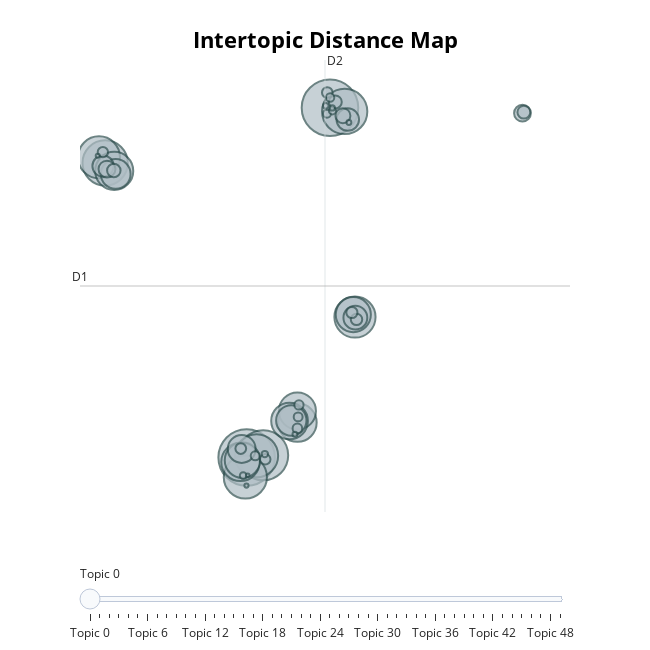

Here is the notebook cell this chart was saved with:
### Code cell
# 6) Build K-Means for BERTopic
kmeans = KMeans(n_clusters=50, random_state=42, n_init='auto')

# 7) Your other components (reuse from your pipeline)
vectorizer_model = CountVectorizer(stop_words="english", min_df=2, ngram_range=(1,2))

# If you already defined representation_model (KeyBERT/POS/MMR/Gemini), reuse it:
# representation_model = {...}

# If you also want UMAP for topic *visualization* and global topic embedding inside BERTopic,
# keep a separate low-d UMAP (e.g., 5) as you had before:
umap_for_topics = UMAP(
    n_neighbors=15, n_components=5, min_dist=0.0, metric='cosine', random_state=42
)

# 8) Fit BERTopic with K-Means
topic_model_kmeans = BERTopic(
    embedding_model=embedding_model,          # we pass precomputed embeddings explicitly
    umap_model=umap_for_topics,    # for topic embedding & plotting inside BERTopic
    hdbscan_model=kmeans,          # <-- the key change
    vectorizer_model=vectorizer_model,
    representation_model=representation_model,  # if you used one before
    calculate_probabilities=False, # k-means doesn't yield calibrated probs
    top_n_words=10,
    verbose=True
)

topics, _ = topic_model_kmeans.fit_transform(full_text_list, embeddings)

# 4) Show names on the plot (version-proof)
info = topic_model_kmeans.get_topic_info()
labels = {int(r.Topic): r.Name for _, r in info[info["Topic"] != -1].iterrows()}
labels[-1] = "Outliers"

try:
    topic_model_kmeans.set_topic_labels(labels)        # newer versions
    fig = topic_model_kmeans.visualize_topics(custom_labels=True)
except AttributeError:
    fig = topic_model_kmeans.visualize_topics(custom_labels=labels)  # older versions

fig

### Figure 1 — Plotly figure (JSON) as saved in the notebook; plotly's stock layout.template omitted (floating-point values rounded to 4 significant figures; data arrays with more than 128 entries replaced by an {"elided": "..."} marker saying what was removed)
{"data": [{"customdata": {"elided": "50x3 mixed values"}, "hovertemplate": "<b>Topic %{customdata[0]}</b><br>%{customdata[1]}<br>Size: %{customdata[2]}", "legendgroup": "", "marker": {"color": "#B0BEC5", "line": {"color": "DarkSlateGrey", "width": 2}, "size": [3596, 3588, 2809, 2304, 2301, 2096, 2096, 1979, 1904, 1667, 1653, 1627, 1547, 1512, 1407, 1386, 1035, 994, 874, 639, 569, 511, 322, 316, 253, 204, 187, 186, 147, 140, 130, 127, 124, 120, 103, 97, 91, 89, 78, 72, 59, 51, 47, 36, 33, 28, 27, 20, 19, 15], "sizemode": "area", "sizeref": 2.248, "symbol": "circle"}, "mode": "markers", "name": "", "orientation": "v", "showlegend": false, "type": "scatter", "x": [7.791, 2.081, 3.215, 8.8, -7.618, 2.76, 1.992, -8.038, 9.505, 5.559, 1.657, -6.994, 5.56, 5.022, 1.793, 9.391, 5.141, -6.893, 1.741, 9.532, 9.013, -7.76, -7.492, 20.99, 8.679, -7.023, 8.159, 21.08, 9.612, 9.295, 1.678, 7.606, 3.355, -7.775, 5.559, 5.665, 2.669, 5.611, 7.802, 7.586, 7.96, 1.844, 3.326, 7.504, 7.947, 5.393, 9.091, 2.068, -8.122, 2.154], "xaxis": "x", "y": [9.342, -6.886, -6.782, 9.169, 6.778, -6.805, -7.79, 7.04, -0.3691, -5.266, -7.09, 6.411, -4.726, -5.193, -7.009, -0.2557, -5.168, 6.267, -6.488, -0.3972, 8.791, 6.635, 6.494, 9.088, 8.972, 6.432, 9.61, 9.136, -0.4775, -0.1582, -6.469, 10.05, -6.971, 7.281, -5.535, -4.446, -6.806, -5.001, 9.815, 9.062, 9.2, -7.727, -6.728, 9.428, 9.334, -5.803, 8.656, -8.186, 7.111, -7.708], "yaxis": "y"}], "layout": {"annotations": [{"showarrow": false, "text": "D1", "x": -9.341, "y": 1.071, "yshift": 10}, {"showarrow": false, "text": "D2", "x": 7.451, "xshift": 10, "y": 11.56}], "height": 650, "hoverlabel": {"bgcolor": "white", "font": {"family": "Rockwell", "size": 16}}, "legend": {"itemsizing": "constant", "tracegroupgap": 0}, "margin": {"t": 60}, "shapes": [{"line": {"color": "#CFD8DC", "width": 2}, "type": "line", "x0": 7.451, "x1": 7.451, "y0": -9.413, "y1": 11.56}, {"line": {"color": "#9E9E9E", "width": 2}, "type": "line", "x0": -9.341, "x1": 24.24, "y0": 1.071, "y1": 1.071}], "sliders": [{"active": 0, "pad": {"t": 50}, "steps": [{"args": [{"marker.color": [["red", "#B0BEC5", "#B0BEC5", "#B0BEC5", "#B0BEC5", "#B0BEC5", "#B0BEC5", "#B0BEC5", "#B0BEC5", "#B0BEC5", "#B0BEC5", "#B0BEC5", "#B0BEC5", "#B0BEC5", "#B0BEC5", "#B0BEC5", "#B0BEC5", "#B0BEC5", "#B0BEC5", "#B0BEC5", "#B0BEC5", "#B0BEC5", "#B0BEC5", "#B0BEC5", "#B0BEC5", "#B0BEC5", "#B0BEC5", "#B0BEC5", "#B0BEC5", "#B0BEC5", "#B0BEC5", "#B0BEC5", "#B0BEC5", "#B0BEC5", "#B0BEC5", "#B0BEC5", "#B0BEC5", "#B0BEC5", "#B0BEC5", "#B0BEC5", "#B0BEC5", "#B0BEC5", "#B0BEC5", "#B0BEC5", "#B0BEC5", "#B0BEC5", "#B0BEC5", "#B0BEC5", "#B0BEC5", "#B0BEC5"]]}], "label": "Topic 0", "method": "update"}, {"args": [{"marker.color": [["#B0BEC5", "red", "#B0BEC5", "#B0BEC5", "#B0BEC5", "#B0BEC5", "#B0BEC5", "#B0BEC5", "#B0BEC5", "#B0BEC5", "#B0BEC5", "#B0BEC5", "#B0BEC5", "#B0BEC5", "#B0BEC5", "#B0BEC5", "#B0BEC5", "#B0BEC5", "#B0BEC5", "#B0BEC5", "#B0BEC5", "#B0BEC5", "#B0BEC5", "#B0BEC5", "#B0BEC5", "#B0BEC5", "#B0BEC5", "#B0BEC5", "#B0BEC5", "#B0BEC5", "#B0BEC5", "#B0BEC5", "#B0BEC5", "#B0BEC5", "#B0BEC5", "#B0BEC5", "#B0BEC5", "#B0BEC5", "#B0BEC5", "#B0BEC5", "#B0BEC5", "#B0BEC5", "#B0BEC5", "#B0BEC5", "#B0BEC5", "#B0BEC5", "#B0BEC5", "#B0BEC5", "#B0BEC5", "#B0BEC5"]]}], "label": "Topic 1", "method": "update"}, {"args": [{"marker.color": [["#B0BEC5", "#B0BEC5", "red", "#B0BEC5", "#B0BEC5", "#B0BEC5", "#B0BEC5", "#B0BEC5", "#B0BEC5", "#B0BEC5", "#B0BEC5", "#B0BEC5", "#B0BEC5", "#B0BEC5", "#B0BEC5", "#B0BEC5", "#B0BEC5", "#B0BEC5", "#B0BEC5", "#B0BEC5", "#B0BEC5", "#B0BEC5", "#B0BEC5", "#B0BEC5", "#B0BEC5", "#B0BEC5", "#B0BEC5", "#B0BEC5", "#B0BEC5", "#B0BEC5", "#B0BEC5", "#B0BEC5", "#B0BEC5", "#B0BEC5", "#B0BEC5", "#B0BEC5", "#B0BEC5", "#B0BEC5", "#B0BEC5", "#B0BEC5", "#B0BEC5", "#B0BEC5", "#B0BEC5", "#B0BEC5", "#B0BEC5", "#B0BEC5", "#B0BEC5", "#B0BEC5", "#B0BEC5", "#B0BEC5"]]}], "label": "Topic 2", "method": "update"}, {"args": [{"marker.color": [["#B0BEC5", "#B0BEC5", "#B0BEC5", "red", "#B0BEC5", "#B0BEC5", "#B0BEC5", "#B0BEC5", "#B0BEC5", "#B0BEC5", "#B0BEC5", "#B0BEC5", "#B0BEC5", "#B0BEC5", "#B0BEC5", "#B0BEC5", "#B0BEC5", "#B0BEC5", "#B0BEC5", "#B0BEC5", "#B0BEC5", "#B0BEC5", "#B0BEC5", "#B0BEC5", "#B0BEC5", "#B0BEC5", "#B0BEC5", "#B0BEC5", "#B0BEC5", "#B0BEC5", "#B0BEC5", "#B0BEC5", "#B0BEC5", "#B0BEC5", "#B0BEC5", "#B0BEC5", "#B0BEC5", "#B0BEC5", "#B0BEC5", "#B0BEC5", "#B0BEC5", "#B0BEC5", "#B0BEC5", "#B0BEC5", "#B0BEC5", "#B0BEC5", "#B0BEC5", "#B0BEC5", "#B0BEC5", "#B0BEC5"]]}], "label": "Topic 3", "method": "update"}, {"args": [{"marker.color": [["#B0BEC5", "#B0BEC5", "#B0BEC5", "#B0BEC5", "red", "#B0BEC5", "#B0BEC5", "#B0BEC5", "#B0BEC5", "#B0BEC5", "#B0BEC5", "#B0BEC5", "#B0BEC5", "#B0BEC5", "#B0BEC5", "#B0BEC5", "#B0BEC5", "#B0BEC5", "#B0BEC5", "#B0BEC5", "#B0BEC5", "#B0BEC5", "#B0BEC5", "#B0BEC5", "#B0BEC5", "#B0BEC5", "#B0BEC5", "#B0BEC5", "#B0BEC5", "#B0BEC5", "#B0BEC5", "#B0BEC5", "#B0BEC5", "#B0BEC5", "#B0BEC5", "#B0BEC5", "#B0BEC5", "#B0BEC5", "#B0BEC5", "#B0BEC5", "#B0BEC5", "#B0BEC5", "#B0BEC5", "#B0BEC5", "#B0BEC5", "#B0BEC5", "#B0BEC5", "#B0BEC5", "#B0BEC5", "#B0BEC5"]]}], "label": "Topic 4", "method": "update"}, {"args": [{"marker.color": [["#B0BEC5", "#B0BEC5", "#B0BEC5", "#B0BEC5", "#B0BEC5", "red", "#B0BEC5", "#B0BEC5", "#B0BEC5", "#B0BEC5", "#B0BEC5", "#B0BEC5", "#B0BEC5", "#B0BEC5", "#B0BEC5", "#B0BEC5", "#B0BEC5", "#B0BEC5", "#B0BEC5", "#B0BEC5", "#B0BEC5", "#B0BEC5", "#B0BEC5", "#B0BEC5", "#B0BEC5", "#B0BEC5", "#B0BEC5", "#B0BEC5", "#B0BEC5", "#B0BEC5", "#B0BEC5", "#B0BEC5", "#B0BEC5", "#B0BEC5", "#B0BEC5", "#B0BEC5", "#B0BEC5", "#B0BEC5", "#B0BEC5", "#B0BEC5", "#B0BEC5", "#B0BEC5", "#B0BEC5", "#B0BEC5", "#B0BEC5", "#B0BEC5", "#B0BEC5", "#B0BEC5", "#B0BEC5", "#B0BEC5"]]}], "label": "Topic 5", "method": "update"}, {"args": [{"marker.color": [["#B0BEC5", "#B0BEC5", "#B0BEC5", "#B0BEC5", "#B0BEC5", "#B0BEC5", "red", "#B0BEC5", "#B0BEC5", "#B0BEC5", "#B0BEC5", "#B0BEC5", "#B0BEC5", "#B0BEC5", "#B0BEC5", "#B0BEC5", "#B0BEC5", "#B0BEC5", "#B0BEC5", "#B0BEC5", "#B0BEC5", "#B0BEC5", "#B0BEC5", "#B0BEC5", "#B0BEC5", "#B0BEC5", "#B0BEC5", "#B0BEC5", "#B0BEC5", "#B0BEC5", "#B0BEC5", "#B0BEC5", "#B0BEC5", "#B0BEC5", "#B0BEC5", "#B0BEC5", "#B0BEC5", "#B0BEC5", "#B0BEC5", "#B0BEC5", "#B0BEC5", "#B0BEC5", "#B0BEC5", "#B0BEC5", "#B0BEC5", "#B0BEC5", "#B0BEC5", "#B0BEC5", "#B0BEC5", "#B0BEC5"]]}], "label": "Topic 6", "method": "update"}, {"args": [{"marker.color": [["#B0BEC5", "#B0BEC5", "#B0BEC5", "#B0BEC5", "#B0BEC5", "#B0BEC5", "#B0BEC5", "red", "#B0BEC5", "#B0BEC5", "#B0BEC5", "#B0BEC5", "#B0BEC5", "#B0BEC5", "#B0BEC5", "#B0BEC5", "#B0BEC5", "#B0BEC5", "#B0BEC5", "#B0BEC5", "#B0BEC5", "#B0BEC5", "#B0BEC5", "#B0BEC5", "#B0BEC5", "#B0BEC5", "#B0BEC5", "#B0BEC5", "#B0BEC5", "#B0BEC5", "#B0BEC5", "#B0BEC5", "#B0BEC5", "#B0BEC5", "#B0BEC5", "#B0BEC5", "#B0BEC5", "#B0BEC5", "#B0BEC5", "#B0BEC5", "#B0BEC5", "#B0BEC5", "#B0BEC5", "#B0BEC5", "#B0BEC5", "#B0BEC5", "#B0BEC5", "#B0BEC5", "#B0BEC5", "#B0BEC5"]]}], "label": "Topic 7", "method": "update"}, {"args": [{"marker.color": [["#B0BEC5", "#B0BEC5", "#B0BEC5", "#B0BEC5", "#B0BEC5", "#B0BEC5", "#B0BEC5", "#B0BEC5", "red", "#B0BEC5", "#B0BEC5", "#B0BEC5", "#B0BEC5", "#B0BEC5", "#B0BEC5", "#B0BEC5", "#B0BEC5", "#B0BEC5", "#B0BEC5", "#B0BEC5", "#B0BEC5", "#B0BEC5", "#B0BEC5", "#B0BEC5", "#B0BEC5", "#B0BEC5", "#B0BEC5", "#B0BEC5", "#B0BEC5", "#B0BEC5", "#B0BEC5", "#B0BEC5", "#B0BEC5", "#B0BEC5", "#B0BEC5", "#B0BEC5", "#B0BEC5", "#B0BEC5", "#B0BEC5", "#B0BEC5", "#B0BEC5", "#B0BEC5", "#B0BEC5", "#B0BEC5", "#B0BEC5", "#B0BEC5", "#B0BEC5", "#B0BEC5", "#B0BEC5", "#B0BEC5"]]}], "label": "Topic 8", "method": "update"}, {"args": [{"marker.color": [["#B0BEC5", "#B0BEC5", "#B0BEC5", "#B0BEC5", "#B0BEC5", "#B0BEC5", "#B0BEC5", "#B0BEC5", "#B0BEC5", "red", "#B0BEC5", "#B0BEC5", "#B0BEC5", "#B0BEC5", "#B0BEC5", "#B0BEC5", "#B0BEC5", "#B0BEC5", "#B0BEC5", "#B0BEC5", "#B0BEC5", "#B0BEC5", "#B0BEC5", "#B0BEC5", "#B0BEC5", "#B0BEC5", "#B0BEC5", "#B0BEC5", "#B0BEC5", "#B0BEC5", "#B0BEC5", "#B0BEC5", "#B0BEC5", "#B0BEC5", "#B0BEC5", "#B0BEC5", "#B0BEC5", "#B0BEC5", "#B0BEC5", "#B0BEC5", "#B0BEC5", "#B0BEC5", "#B0BEC5", "#B0BEC5", "#B0BEC5", "#B0BEC5", "#B0BEC5", "#B0BEC5", "#B0BEC5", "#B0BEC5"]]}], "label": "Topic 9", "method": "update"}, {"args": [{"marker.color": [["#B0BEC5", "#B0BEC5", "#B0BEC5", "#B0BEC5", "#B0BEC5", "#B0BEC5", "#B0BEC5", "#B0BEC5", "#B0BEC5", "#B0BEC5", "red", "#B0BEC5", "#B0BEC5", "#B0BEC5", "#B0BEC5", "#B0BEC5", "#B0BEC5", "#B0BEC5", "#B0BEC5", "#B0BEC5", "#B0BEC5", "#B0BEC5", "#B0BEC5", "#B0BEC5", "#B0BEC5", "#B0BEC5", "#B0BEC5", "#B0BEC5", "#B0BEC5", "#B0BEC5", "#B0BEC5", "#B0BEC5", "#B0BEC5", "#B0BEC5", "#B0BEC5", "#B0BEC5", "#B0BEC5", "#B0BEC5", "#B0BEC5", "#B0BEC5", "#B0BEC5", "#B0BEC5", "#B0BEC5", "#B0BEC5", "#B0BEC5", "#B0BEC5", "#B0BEC5", "#B0BEC5", "#B0BEC5", "#B0BEC5"]]}], "label": "Topic 10", "method": "update"}, {"args": [{"marker.color": [["#B0BEC5", "#B0BEC5", "#B0BEC5", "#B0BEC5", "#B0BEC5", "#B0BEC5", "#B0BEC5", "#B0BEC5", "#B0BEC5", "#B0BEC5", "#B0BEC5", "red", "#B0BEC5", "#B0BEC5", "#B0BEC5", "#B0BEC5", "#B0BEC5", "#B0BEC5", "#B0BEC5", "#B0BEC5", "#B0BEC5", "#B0BEC5", "#B0BEC5", "#B0BEC5", "#B0BEC5", "#B0BEC5", "#B0BEC5", "#B0BEC5", "#B0BEC5", "#B0BEC5", "#B0BEC5", "#B0BEC5", "#B0BEC5", "#B0BEC5", "#B0BEC5", "#B0BEC5", "#B0BEC5", "#B0BEC5", "#B0BEC5", "#B0BEC5", "#B0BEC5", "#B0BEC5", "#B0BEC5", "#B0BEC5", "#B0BEC5", "#B0BEC5", "#B0BEC5", "#B0BEC5", "#B0BEC5", "#B0BEC5"]]}], "label": "Topic 11", "method": "update"}, {"args": [{"marker.color": [["#B0BEC5", "#B0BEC5", "#B0BEC5", "#B0BEC5", "#B0BEC5", "#B0BEC5", "#B0BEC5", "#B0BEC5", "#B0BEC5", "#B0BEC5", "#B0BEC5", "#B0BEC5", "red", "#B0BEC5", "#B0BEC5", "#B0BEC5", "#B0BEC5", "#B0BEC5", "#B0BEC5", "#B0BEC5", "#B0BEC5", "#B0BEC5", "#B0BEC5", "#B0BEC5", "#B0BEC5", "#B0BEC5", "#B0BEC5", "#B0BEC5", "#B0BEC5", "#B0BEC5", "#B0BEC5", "#B0BEC5", "#B0BEC5", "#B0BEC5", "#B0BEC5", "#B0BEC5", "#B0BEC5", "#B0BEC5", "#B0BEC5", "#B0BEC5", "#B0BEC5", "#B0BEC5", "#B0BEC5", "#B0BEC5", "#B0BEC5", "#B0BEC5", "#B0BEC5", "#B0BEC5", "#B0BEC5", "#B0BEC5"]]}], "label": "Topic 12", "method": "update"}, {"args": [{"marker.color": [["#B0BEC5", "#B0BEC5", "#B0BEC5", "#B0BEC5", "#B0BEC5", "#B0BEC5", "#B0BEC5", "#B0BEC5", "#B0BEC5", "#B0BEC5", "#B0BEC5", "#B0BEC5", "#B0BEC5", "red", "#B0BEC5", "#B0BEC5", "#B0BEC5", "#B0BEC5", "#B0BEC5", "#B0BEC5", "#B0BEC5", "#B0BEC5", "#B0BEC5", "#B0BEC5", "#B0BEC5", "#B0BEC5", "#B0BEC5", "#B0BEC5", "#B0BEC5", "#B0BEC5", "#B0BEC5", "#B0BEC5", "#B0BEC5", "#B0BEC5", "#B0BEC5", "#B0BEC5", "#B0BEC5", "#B0BEC5", "#B0BEC5", "#B0BEC5", "#B0BEC5", "#B0BEC5", "#B0BEC5", "#B0BEC5", "#B0BEC5", "#B0BEC5", "#B0BEC5", "#B0BEC5", "#B0BEC5", "#B0BEC5"]]}], "label": "Topic 13", "method": "update"}, {"args": [{"marker.color": [["#B0BEC5", "#B0BEC5", "#B0BEC5", "#B0BEC5", "#B0BEC5", "#B0BEC5", "#B0BEC5", "#B0BEC5", "#B0BEC5", "#B0BEC5", "#B0BEC5", "#B0BEC5", "#B0BEC5", "#B0BEC5", "red", "#B0BEC5", "#B0BEC5", "#B0BEC5", "#B0BEC5", "#B0BEC5", "#B0BEC5", "#B0BEC5", "#B0BEC5", "#B0BEC5", "#B0BEC5", "#B0BEC5", "#B0BEC5", "#B0BEC5", "#B0BEC5", "#B0BEC5", "#B0BEC5", "#B0BEC5", "#B0BEC5", "#B0BEC5", "#B0BEC5", "#B0BEC5", "#B0BEC5", "#B0BEC5", "#B0BEC5", "#B0BEC5", "#B0BEC5", "#B0BEC5", "#B0BEC5", "#B0BEC5", "#B0BEC5", "#B0BEC5", "#B0BEC5", "#B0BEC5", "#B0BEC5", "#B0BEC5"]]}], "label": "Topic 14", "method": "update"}, {"args": [{"marker.color": [["#B0BEC5", "#B0BEC5", "#B0BEC5", "#B0BEC5", "#B0BEC5", "#B0BEC5", "#B0BEC5", "#B0BEC5", "#B0BEC5", "#B0BEC5", "#B0BEC5", "#B0BEC5", "#B0BEC5", "#B0BEC5", "#B0BEC5", "red", "#B0BEC5", "#B0BEC5", "#B0BEC5", "#B0BEC5", "#B0BEC5", "#B0BEC5", "#B0BEC5", "#B0BEC5", "#B0BEC5", "#B0BEC5", "#B0BEC5", "#B0BEC5", "#B0BEC5", "#B0BEC5", "#B0BEC5", "#B0BEC5", "#B0BEC5", "#B0BEC5", "#B0BEC5", "#B0BEC5", "#B0BEC5", "#B0BEC5", "#B0BEC5", "#B0BEC5", "#B0BEC5", "#B0BEC5", "#B0BEC5", "#B0BEC5", "#B0BEC5", "#B0BEC5", "#B0BEC5", "#B0BEC5", "#B0BEC5", "#B0BEC5"]]}], "label": "Topic 15", "method": "update"}, {"args": [{"marker.color": [["#B0BEC5", "#B0BEC5", "#B0BEC5", "#B0BEC5", "#B0BEC5", "#B0BEC5", "#B0BEC5", "#B0BEC5", "#B0BEC5", "#B0BEC5", "#B0BEC5", "#B0BEC5", "#B0BEC5", "#B0BEC5", "#B0BEC5", "#B0BEC5", "red", "#B0BEC5", "#B0BEC5", "#B0BEC5", "#B0BEC5", "#B0BEC5", "#B0BEC5", "#B0BEC5", "#B0BEC5", "#B0BEC5", "#B0BEC5", "#B0BEC5", "#B0BEC5", "#B0BEC5", "#B0BEC5", "#B0BEC5", "#B0BEC5", "#B0BEC5", "#B0BEC5", "#B0BEC5", "#B0BEC5", "#B0BEC5", "#B0BEC5", "#B0BEC5", "#B0BEC5", "#B0BEC5", "#B0BEC5", "#B0BEC5", "#B0BEC5", "#B0BEC5", "#B0BEC5", "#B0BEC5", "#B0BEC5", "#B0BEC5"]]}], "label": "Topic 16", "method": "update"}, {"args": [{"marker.color": [["#B0BEC5", "#B0BEC5", "#B0BEC5", "#B0BEC5", "#B0BEC5", "#B0BEC5", "#B0BEC5", "#B0BEC5", "#B0BEC5", "#B0BEC5", "#B0BEC5", "#B0BEC5", "#B0BEC5", "#B0BEC5", "#B0BEC5", "#B0BEC5", "#B0BEC5", "red", "#B0BEC5", "#B0BEC5", "#B0BEC5", "#B0BEC5", "#B0BEC5", "#B0BEC5", "#B0BEC5", "#B0BEC5", "#B0BEC5", "#B0BEC5", "#B0BEC5", "#B0BEC5", "#B0BEC5", "#B0BEC5", "#B0BEC5", "#B0BEC5", "#B0BEC5", "#B0BEC5", "#B0BEC5", "#B0BEC5", "#B0BEC5", "#B0BEC5", "#B0BEC5", "#B0BEC5", "#B0BEC5", "#B0BEC5", "#B0BEC5", "#B0BEC5", "#B0BEC5", "#B0BEC5", "#B0BEC5", "#B0BEC5"]]}], "label": "Topic 17", "method": "update"}, {"args": [{"marker.color": [["#B0BEC5", "#B0BEC5", "#B0BEC5", "#B0BEC5", "#B0BEC5", "#B0BEC5", "#B0BEC5", "#B0BEC5", "#B0BEC5", "#B0BEC5", "#B0BEC5", "#B0BEC5", "#B0BEC5", "#B0BEC5", "#B0BEC5", "#B0BEC5", "#B0BEC5", "#B0BEC5", "red", "#B0BEC5", "#B0BEC5", "#B0BEC5", "#B0BEC5", "#B0BEC5", "#B0BEC5", "#B0BEC5", "#B0BEC5", "#B0BEC5", "#B0BEC5", "#B0BEC5", "#B0BEC5", "#B0BEC5", "#B0BEC5", "#B0BEC5", "#B0BEC5", "#B0BEC5", "#B0BEC5", "#B0BEC5", "#B0BEC5", "#B0BEC5", "#B0BEC5", "#B0BEC5", "#B0BEC5", "#B0BEC5", "#B0BEC5", "#B0BEC5", "#B0BEC5", "#B0BEC5", "#B0BEC5", "#B0BEC5"]]}], "label": "Topic 18", "method": "update"}, {"args": [{"marker.color": [["#B0BEC5", "#B0BEC5", "#B0BEC5", "#B0BEC5", "#B0BEC5", "#B0BEC5", "#B0BEC5", "#B0BEC5", "#B0BEC5", "#B0BEC5", "#B0BEC5", "#B0BEC5", "#B0BEC5", "#B0BEC5", "#B0BEC5", "#B0BEC5", "#B0BEC5", "#B0BEC5", "#B0BEC5", "red", "#B0BEC5", "#B0BEC5", "#B0BEC5", "#B0BEC5", "#B0BEC5", "#B0BEC5", "#B0BEC5", "#B0BEC5", "#B0BEC5", "#B0BEC5", "#B0BEC5", "#B0BEC5", "#B0BEC5", "#B0BEC5", "#B0BEC5", "#B0BEC5", "#B0BEC5", "#B0BEC5", "#B0BEC5", "#B0BEC5", "#B0BEC5", "#B0BEC5", "#B0BEC5", "#B0BEC5", "#B0BEC5", "#B0BEC5", "#B0BEC5", "#B0BEC5", "#B0BEC5", "#B0BEC5"]]}], "label": "Topic 19", "method": "update"}, {"args": [{"marker.color": [["#B0BEC5", "#B0BEC5", "#B0BEC5", "#B0BEC5", "#B0BEC5", "#B0BEC5", "#B0BEC5", "#B0BEC5", "#B0BEC5", "#B0BEC5", "#B0BEC5", "#B0BEC5", "#B0BEC5", "#B0BEC5", "#B0BEC5", "#B0BEC5", "#B0BEC5", "#B0BEC5", "#B0BEC5", "#B0BEC5", "red", "#B0BEC5", "#B0BEC5", "#B0BEC5", "#B0BEC5", "#B0BEC5", "#B0BEC5", "#B0BEC5", "#B0BEC5", "#B0BEC5", "#B0BEC5", "#B0BEC5", "#B0BEC5", "#B0BEC5", "#B0BEC5", "#B0BEC5", "#B0BEC5", "#B0BEC5", "#B0BEC5", "#B0BEC5", "#B0BEC5", "#B0BEC5", "#B0BEC5", "#B0BEC5", "#B0BEC5", "#B0BEC5", "#B0BEC5", "#B0BEC5", "#B0BEC5", "#B0BEC5"]]}], "label": "Topic 20", "method": "update"}, {"args": [{"marker.color": [["#B0BEC5", "#B0BEC5", "#B0BEC5", "#B0BEC5", "#B0BEC5", "#B0BEC5", "#B0BEC5", "#B0BEC5", "#B0BEC5", "#B0BEC5", "#B0BEC5", "#B0BEC5", "#B0BEC5", "#B0BEC5", "#B0BEC5", "#B0BEC5", "#B0BEC5", "#B0BEC5", "#B0BEC5", "#B0BEC5", "#B0BEC5", "red", "#B0BEC5", "#B0BEC5", "#B0BEC5", "#B0BEC5", "#B0BEC5", "#B0BEC5", "#B0BEC5", "#B0BEC5", "#B0BEC5", "#B0BEC5", "#B0BEC5", "#B0BEC5", "#B0BEC5", "#B0BEC5", "#B0BEC5", "#B0BEC5", "#B0BEC5", "#B0BEC5", "#B0BEC5", "#B0BEC5", "#B0BEC5", "#B0BEC5", "#B0BEC5", "#B0BEC5", "#B0BEC5", "#B0BEC5", "#B0BEC5", "#B0BEC5"]]}], "label": "Topic 21", "method": "update"}, {"args": [{"marker.color": [["#B0BEC5", "#B0BEC5", "#B0BEC5", "#B0BEC5", "#B0BEC5", "#B0BEC5", "#B0BEC5", "#B0BEC5", "#B0BEC5", "#B0BEC5", "#B0BEC5", "#B0BEC5", "#B0BEC5", "#B0BEC5", "#B0BEC5", "#B0BEC5", "#B0BEC5", "#B0BEC5", "#B0BEC5", "#B0BEC5", "#B0BEC5", "#B0BEC5", "red", "#B0BEC5", "#B0BEC5", "#B0BEC5", "#B0BEC5", "#B0BEC5", "#B0BEC5", "#B0BEC5", "#B0BEC5", "#B0BEC5", "#B0BEC5", "#B0BEC5", "#B0BEC5", "#B0BEC5", "#B0BEC5", "#B0BEC5", "#B0BEC5", "#B0BEC5", "#B0BEC5", "#B0BEC5", "#B0BEC5", "#B0BEC5", "#B0BEC5", "#B0BEC5", "#B0BEC5", "#B0BEC5", "#B0BEC5", "#B0BEC5"]]}], "label": "Topic 22", "method": "update"}, {"args": [{"marker.color": [["#B0BEC5", "#B0BEC5", "#B0BEC5", "#B0BEC5", "#B0BEC5", "#B0BEC5", "#B0BEC5", "#B0BEC5", "#B0BEC5", "#B0BEC5", "#B0BEC5", "#B0BEC5", "#B0BEC5", "#B0BEC5", "#B0BEC5", "#B0BEC5", "#B0BEC5", "#B0BEC5", "#B0BEC5", "#B0BEC5", "#B0BEC5", "#B0BEC5", "#B0BEC5", "red", "#B0BEC5", "#B0BEC5", "#B0BEC5", "#B0BEC5", "#B0BEC5", "#B0BEC5", "#B0BEC5", "#B0BEC5", "#B0BEC5", "#B0BEC5", "#B0BEC5", "#B0BEC5", "#B0BEC5", "#B0BEC5", "#B0BEC5", "#B0BEC5", "#B0BEC5", "#B0BEC5", "#B0BEC5", "#B0BEC5", "#B0BEC5", "#B0BEC5", "#B0BEC5", "#B0BEC5", "#B0BEC5", "#B0BEC5"]]}], "label": "Topic 23", "method": "update"}, {"args": [{"marker.color": [["#B0BEC5", "#B0BEC5", "#B0BEC5", "#B0BEC5", "#B0BEC5", "#B0BEC5", "#B0BEC5", "#B0BEC5", "#B0BEC5", "#B0BEC5", "#B0BEC5", "#B0BEC5", "#B0BEC5", "#B0BEC5", "#B0BEC5", "#B0BEC5", "#B0BEC5", "#B0BEC5", "#B0BEC5", "#B0BEC5", "#B0BEC5", "#B0BEC5", "#B0BEC5", "#B0BEC5", "red", "#B0BEC5", "#B0BEC5", "#B0BEC5", "#B0BEC5", "#B0BEC5", "#B0BEC5", "#B0BEC5", "#B0BEC5", "#B0BEC5", "#B0BEC5", "#B0BEC5", "#B0BEC5", "#B0BEC5", "#B0BEC5", "#B0BEC5", "#B0BEC5", "#B0BEC5", "#B0BEC5", "#B0BEC5", "#B0BEC5", "#B0BEC5", "#B0BEC5", "#B0BEC5", "#B0BEC5", "#B0BEC5"]]}], "label": "Topic 24", "method": "update"}, {"args": [{"marker.color": [["#B0BEC5", "#B0BEC5", "#B0BEC5", "#B0BEC5", "#B0BEC5", "#B0BEC5", "#B0BEC5", "#B0BEC5", "#B0BEC5", "#B0BEC5", "#B0BEC5", "#B0BEC5", "#B0BEC5", "#B0BEC5", "#B0BEC5", "#B0BEC5", "#B0BEC5", "#B0BEC5", "#B0BEC5", "#B0BEC5", "#B0BEC5", "#B0BEC5", "#B0BEC5", "#B0BEC5", "#B0BEC5", "red", "#B0BEC5", "#B0BEC5", "#B0BEC5", "#B0BEC5", "#B0BEC5", "#B0BEC5", "#B0BEC5", "#B0BEC5", "#B0BEC5", "#B0BEC5", "#B0BEC5", "#B0BEC5", "#B0BEC5", "#B0BEC5", "#B0BEC5", "#B0BEC5", "#B0BEC5", "#B0BEC5", "#B0BEC5", "#B0BEC5", "#B0BEC5", "#B0BEC5", "#B0BEC5", "#B0BEC5"]]}], "label": "Topic 25", "method": "update"}, {"args": [{"marker.color": [["#B0BEC5", "#B0BEC5", "#B0BEC5", "#B0BEC5", "#B0BEC5", "#B0BEC5", "#B0BEC5", "#B0BEC5", "#B0BEC5", "#B0BEC5", "#B0BEC5", "#B0BEC5", "#B0BEC5", "#B0BEC5", "#B0BEC5", "#B0BEC5", "#B0BEC5", "#B0BEC5", "#B0BEC5", "#B0BEC5", "#B0BEC5", "#B0BEC5", "#B0BEC5", "#B0BEC5", "#B0BEC5", "#B0BEC5", "red", "#B0BEC5", "#B0BEC5", "#B0BEC5", "#B0BEC5", "#B0BEC5", "#B0BEC5", "#B0BEC5", "#B0BEC5", "#B0BEC5", "#B0BEC5", "#B0BEC5", "#B0BEC5", "#B0BEC5", "#B0BEC5", "#B0BEC5", "#B0BEC5", "#B0BEC5", "#B0BEC5", "#B0BEC5", "#B0BEC5", "#B0BEC5", "#B0BEC5", "#B0BEC5"]]}], "label": "Topic 26", "method": "update"}, {"args": [{"marker.color": [["#B0BEC5", "#B0BEC5", "#B0BEC5", "#B0BEC5", "#B0BEC5", "#B0BEC5", "#B0BEC5", "#B0BEC5", "#B0BEC5", "#B0BEC5", "#B0BEC5", "#B0BEC5", "#B0BEC5", "#B0BEC5", "#B0BEC5", "#B0BEC5", "#B0BEC5", "#B0BEC5", "#B0BEC5", "#B0BEC5", "#B0BEC5", "#B0BEC5", "#B0BEC5", "#B0BEC5", "#B0BEC5", "#B0BEC5", "#B0BEC5", "red", "#B0BEC5", "#B0BEC5", "#B0BEC5", "#B0BEC5", "#B0BEC5", "#B0BEC5", "#B0BEC5", "#B0BEC5", "#B0BEC5", "#B0BEC5", "#B0BEC5", "#B0BEC5", "#B0BEC5", "#B0BEC5", "#B0BEC5", "#B0BEC5", "#B0BEC5", "#B0BEC5", "#B0BEC5", "#B0BEC5", "#B0BEC5", "#B0BEC5"]]}], "label": "Topic 27", "method": "update"}, {"args": [{"marker.color": [["#B0BEC5", "#B0BEC5", "#B0BEC5", "#B0BEC5", "#B0BEC5", "#B0BEC5", "#B0BEC5", "#B0BEC5", "#B0BEC5", "#B0BEC5", "#B0BEC5", "#B0BEC5", "#B0BEC5", "#B0BEC5", "#B0BEC5", "#B0BEC5", "#B0BEC5", "#B0BEC5", "#B0BEC5", "#B0BEC5", "#B0BEC5", "#B0BEC5", "#B0BEC5", "#B0BEC5", "#B0BEC5", "#B0BEC5", "#B0BEC5", "#B0BEC5", "red", "#B0BEC5", "#B0BEC5", "#B0BEC5", "#B0BEC5", "#B0BEC5", "#B0BEC5", "#B0BEC5", "#B0BEC5", "#B0BEC5", "#B0BEC5", "#B0BEC5", "#B0BEC5", "#B0BEC5", "#B0BEC5", "#B0BEC5", "#B0BEC5", "#B0BEC5", "#B0BEC5", "#B0BEC5", "#B0BEC5", "#B0BEC5"]]}], "label": "Topic 28", "method": "update"}, {"args": [{"marker.color": [["#B0BEC5", "#B0BEC5", "#B0BEC5", "#B0BEC5", "#B0BEC5", "#B0BEC5", "#B0BEC5", "#B0BEC5", "#B0BEC5", "#B0BEC5", "#B0BEC5", "#B0BEC5", "#B0BEC5", "#B0BEC5", "#B0BEC5", "#B0BEC5", "#B0BEC5", "#B0BEC5", "#B0BEC5", "#B0BEC5", "#B0BEC5", "#B0BEC5", "#B0BEC5", "#B0BEC5", "#B0BEC5", "#B0BEC5", "#B0BEC5", "#B0BEC5", "#B0BEC5", "red", "#B0BEC5", "#B0BEC5", "#B0BEC5", "#B0BEC5", "#B0BEC5", "#B0BEC5", "#B0BEC5", "#B0BEC5", "#B0BEC5", "#B0BEC5", "#B0BEC5", "#B0BEC5", "#B0BEC5", "#B0BEC5", "#B0BEC5", "#B0BEC5", "#B0BEC5", "#B0BEC5", "#B0BEC5", "#B0BEC5"]]}], "label": "Topic 29", "method": "update"}, {"args": [{"marker.color": [["#B0BEC5", "#B0BEC5", "#B0BEC5", "#B0BEC5", "#B0BEC5", "#B0BEC5", "#B0BEC5", "#B0BEC5", "#B0BEC5", "#B0BEC5", "#B0BEC5", "#B0BEC5", "#B0BEC5", "#B0BEC5", "#B0BEC5", "#B0BEC5", "#B0BEC5", "#B0BEC5", "#B0BEC5", "#B0BEC5", "#B0BEC5", "#B0BEC5", "#B0BEC5", "#B0BEC5", "#B0BEC5", "#B0BEC5", "#B0BEC5", "#B0BEC5", "#B0BEC5", "#B0BEC5", "red", "#B0BEC5", "#B0BEC5", "#B0BEC5", "#B0BEC5", "#B0BEC5", "#B0BEC5", "#B0BEC5", "#B0BEC5", "#B0BEC5", "#B0BEC5", "#B0BEC5", "#B0BEC5", "#B0BEC5", "#B0BEC5", "#B0BEC5", "#B0BEC5", "#B0BEC5", "#B0BEC5", "#B0BEC5"]]}], "label": "Topic 30", "method": "update"}, {"args": [{"marker.color": [["#B0BEC5", "#B0BEC5", "#B0BEC5", "#B0BEC5", "#B0BEC5", "#B0BEC5", "#B0BEC5", "#B0BEC5", "#B0BEC5", "#B0BEC5", "#B0BEC5", "#B0BEC5", "#B0BEC5", "#B0BEC5", "#B0BEC5", "#B0BEC5", "#B0BEC5", "#B0BEC5", "#B0BEC5", "#B0BEC5", "#B0BEC5", "#B0BEC5", "#B0BEC5", "#B0BEC5", "#B0BEC5", "#B0BEC5", "#B0BEC5", "#B0BEC5", "#B0BEC5", "#B0BEC5", "#B0BEC5", "red", "#B0BEC5", "#B0BEC5", "#B0BEC5", "#B0BEC5", "#B0BEC5", "#B0BEC5", "#B0BEC5", "#B0BEC5", "#B0BEC5", "#B0BEC5", "#B0BEC5", "#B0BEC5", "#B0BEC5", "#B0BEC5", "#B0BEC5", "#B0BEC5", "#B0BEC5", "#B0BEC5"]]}], "label": "Topic 31", "method": "update"}, {"args": [{"marker.color": [["#B0BEC5", "#B0BEC5", "#B0BEC5", "#B0BEC5", "#B0BEC5", "#B0BEC5", "#B0BEC5", "#B0BEC5", "#B0BEC5", "#B0BEC5", "#B0BEC5", "#B0BEC5", "#B0BEC5", "#B0BEC5", "#B0BEC5", "#B0BEC5", "#B0BEC5", "#B0BEC5", "#B0BEC5", "#B0BEC5", "#B0BEC5", "#B0BEC5", "#B0BEC5", "#B0BEC5", "#B0BEC5", "#B0BEC5", "#B0BEC5", "#B0BEC5", "#B0BEC5", "#B0BEC5", "#B0BEC5", "#B0BEC5", "red", "#B0BEC5", "#B0BEC5", "#B0BEC5", "#B0BEC5", "#B0BEC5", "#B0BEC5", "#B0BEC5", "#B0BEC5", "#B0BEC5", "#B0BEC5", "#B0BEC5", "#B0BEC5", "#B0BEC5", "#B0BEC5", "#B0BEC5", "#B0BEC5", "#B0BEC5"]]}], "label": "Topic 32", "method": "update"}, {"args": [{"marker.color": [["#B0BEC5", "#B0BEC5", "#B0BEC5", "#B0BEC5", "#B0BEC5", "#B0BEC5", "#B0BEC5", "#B0BEC5", "#B0BEC5", "#B0BEC5", "#B0BEC5", "#B0BEC5", "#B0BEC5", "#B0BEC5", "#B0BEC5", "#B0BEC5", "#B0BEC5", "#B0BEC5", "#B0BEC5", "#B0BEC5", "#B0BEC5", "#B0BEC5", "#B0BEC5", "#B0BEC5", "#B0BEC5", "#B0BEC5", "#B0BEC5", "#B0BEC5", "#B0BEC5", "#B0BEC5", "#B0BEC5", "#B0BEC5", "#B0BEC5", "red", "#B0BEC5", "#B0BEC5", "#B0BEC5", "#B0BEC5", "#B0BEC5", "#B0BEC5", "#B0BEC5", "#B0BEC5", "#B0BEC5", "#B0BEC5", "#B0BEC5", "#B0BEC5", "#B0BEC5", "#B0BEC5", "#B0BEC5", "#B0BEC5"]]}], "label": "Topic 33", "method": "update"}, {"args": [{"marker.color": [["#B0BEC5", "#B0BEC5", "#B0BEC5", "#B0BEC5", "#B0BEC5", "#B0BEC5", "#B0BEC5", "#B0BEC5", "#B0BEC5", "#B0BEC5", "#B0BEC5", "#B0BEC5", "#B0BEC5", "#B0BEC5", "#B0BEC5", "#B0BEC5", "#B0BEC5", "#B0BEC5", "#B0BEC5", "#B0BEC5", "#B0BEC5", "#B0BEC5", "#B0BEC5", "#B0BEC5", "#B0BEC5", "#B0BEC5", "#B0BEC5", "#B0BEC5", "#B0BEC5", "#B0BEC5", "#B0BEC5", "#B0BEC5", "#B0BEC5", "#B0BEC5", "red", "#B0BEC5", "#B0BEC5", "#B0BEC5", "#B0BEC5", "#B0BEC5", "#B0BEC5", "#B0BEC5", "#B0BEC5", "#B0BEC5", "#B0BEC5", "#B0BEC5", "#B0BEC5", "#B0BEC5", "#B0BEC5", "#B0BEC5"]]}], "label": "Topic 34", "method": "update"}, {"args": [{"marker.color": [["#B0BEC5", "#B0BEC5", "#B0BEC5", "#B0BEC5", "#B0BEC5", "#B0BEC5", "#B0BEC5", "#B0BEC5", "#B0BEC5", "#B0BEC5", "#B0BEC5", "#B0BEC5", "#B0BEC5", "#B0BEC5", "#B0BEC5", "#B0BEC5", "#B0BEC5", "#B0BEC5", "#B0BEC5", "#B0BEC5", "#B0BEC5", "#B0BEC5", "#B0BEC5", "#B0BEC5", "#B0BEC5", "#B0BEC5", "#B0BEC5", "#B0BEC5", "#B0BEC5", "#B0BEC5", "#B0BEC5", "#B0BEC5", "#B0BEC5", "#B0BEC5", "#B0BEC5", "red", "#B0BEC5", "#B0BEC5", "#B0BEC5", "#B0BEC5", "#B0BEC5", "#B0BEC5", "#B0BEC5", "#B0BEC5", "#B0BEC5", "#B0BEC5", "#B0BEC5", "#B0BEC5", "#B0BEC5", "#B0BEC5"]]}], "label": "Topic 35", "method": "update"}, {"args": [{"marker.color": [["#B0BEC5", "#B0BEC5", "#B0BEC5", "#B0BEC5", "#B0BEC5", "#B0BEC5", "#B0BEC5", "#B0BEC5", "#B0BEC5", "#B0BEC5", "#B0BEC5", "#B0BEC5", "#B0BEC5", "#B0BEC5", "#B0BEC5", "#B0BEC5", "#B0BEC5", "#B0BEC5", "#B0BEC5", "#B0BEC5", "#B0BEC5", "#B0BEC5", "#B0BEC5", "#B0BEC5", "#B0BEC5", "#B0BEC5", "#B0BEC5", "#B0BEC5", "#B0BEC5", "#B0BEC5", "#B0BEC5", "#B0BEC5", "#B0BEC5", "#B0BEC5", "#B0BEC5", "#B0BEC5", "red", "#B0BEC5", "#B0BEC5", "#B0BEC5", "#B0BEC5", "#B0BEC5", "#B0BEC5", "#B0BEC5", "#B0BEC5", "#B0BEC5", "#B0BEC5", "#B0BEC5", "#B0BEC5", "#B0BEC5"]]}], "label": "Topic 36", "method": "update"}, {"args": [{"marker.color": [["#B0BEC5", "#B0BEC5", "#B0BEC5", "#B0BEC5", "#B0BEC5", "#B0BEC5", "#B0BEC5", "#B0BEC5", "#B0BEC5", "#B0BEC5", "#B0BEC5", "#B0BEC5", "#B0BEC5", "#B0BEC5", "#B0BEC5", "#B0BEC5", "#B0BEC5", "#B0BEC5", "#B0BEC5", "#B0BEC5", "#B0BEC5", "#B0BEC5", "#B0BEC5", "#B0BEC5", "#B0BEC5", "#B0BEC5", "#B0BEC5", "#B0BEC5", "#B0BEC5", "#B0BEC5", "#B0BEC5", "#B0BEC5", "#B0BEC5", "#B0BEC5", "#B0BEC5", "#B0BEC5", "#B0BEC5", "red", "#B0BEC5", "#B0BEC5", "#B0BEC5", "#B0BEC5", "#B0BEC5", "#B0BEC5", "#B0BEC5", "#B0BEC5", "#B0BEC5", "#B0BEC5", "#B0BEC5", "#B0BEC5"]]}], "label": "Topic 37", "method": "update"}, {"args": [{"marker.color": [["#B0BEC5", "#B0BEC5", "#B0BEC5", "#B0BEC5", "#B0BEC5", "#B0BEC5", "#B0BEC5", "#B0BEC5", "#B0BEC5", "#B0BEC5", "#B0BEC5", "#B0BEC5", "#B0BEC5", "#B0BEC5", "#B0BEC5", "#B0BEC5", "#B0BEC5", "#B0BEC5", "#B0BEC5", "#B0BEC5", "#B0BEC5", "#B0BEC5", "#B0BEC5", "#B0BEC5", "#B0BEC5", "#B0BEC5", "#B0BEC5", "#B0BEC5", "#B0BEC5", "#B0BEC5", "#B0BEC5", "#B0BEC5", "#B0BEC5", "#B0BEC5", "#B0BEC5", "#B0BEC5", "#B0BEC5", "#B0BEC5", "red", "#B0BEC5", "#B0BEC5", "#B0BEC5", "#B0BEC5", "#B0BEC5", "#B0BEC5", "#B0BEC5", "#B0BEC5", "#B0BEC5", "#B0BEC5", "#B0BEC5"]]}], "label": "Topic 38", "method": "update"}, {"args": [{"marker.color": [["#B0BEC5", "#B0BEC5", "#B0BEC5", "#B0BEC5", "#B0BEC5", "#B0BEC5", "#B0BEC5", "#B0BEC5", "#B0BEC5", "#B0BEC5", "#B0BEC5", "#B0BEC5", "#B0BEC5", "#B0BEC5", "#B0BEC5", "#B0BEC5", "#B0BEC5", "#B0BEC5", "#B0BEC5", "#B0BEC5", "#B0BEC5", "#B0BEC5", "#B0BEC5", "#B0BEC5", "#B0BEC5", "#B0BEC5", "#B0BEC5", "#B0BEC5", "#B0BEC5", "#B0BEC5", "#B0BEC5", "#B0BEC5", "#B0BEC5", "#B0BEC5", "#B0BEC5", "#B0BEC5", "#B0BEC5", "#B0BEC5", "#B0BEC5", "red", "#B0BEC5", "#B0BEC5", "#B0BEC5", "#B0BEC5", "#B0BEC5", "#B0BEC5", "#B0BEC5", "#B0BEC5", "#B0BEC5", "#B0BEC5"]]}], "label": "Topic 39", "method": "update"}, {"args": [{"marker.color": [["#B0BEC5", "#B0BEC5", "#B0BEC5", "#B0BEC5", "#B0BEC5", "#B0BEC5", "#B0BEC5", "#B0BEC5", "#B0BEC5", "#B0BEC5", "#B0BEC5", "#B0BEC5", "#B0BEC5", "#B0BEC5", "#B0BEC5", "#B0BEC5", "#B0BEC5", "#B0BEC5", "#B0BEC5", "#B0BEC5", "#B0BEC5", "#B0BEC5", "#B0BEC5", "#B0BEC5", "#B0BEC5", "#B0BEC5", "#B0BEC5", "#B0BEC5", "#B0BEC5", "#B0BEC5", "#B0BEC5", "#B0BEC5", "#B0BEC5", "#B0BEC5", "#B0BEC5", "#B0BEC5", "#B0BEC5", "#B0BEC5", "#B0BEC5", "#B0BEC5", "red", "#B0BEC5", "#B0BEC5", "#B0BEC5", "#B0BEC5", "#B0BEC5", "#B0BEC5", "#B0BEC5", "#B0BEC5", "#B0BEC5"]]}], "label": "Topic 40", "method": "update"}, {"args": [{"marker.color": [["#B0BEC5", "#B0BEC5", "#B0BEC5", "#B0BEC5", "#B0BEC5", "#B0BEC5", "#B0BEC5", "#B0BEC5", "#B0BEC5", "#B0BEC5", "#B0BEC5", "#B0BEC5", "#B0BEC5", "#B0BEC5", "#B0BEC5", "#B0BEC5", "#B0BEC5", "#B0BEC5", "#B0BEC5", "#B0BEC5", "#B0BEC5", "#B0BEC5", "#B0BEC5", "#B0BEC5", "#B0BEC5", "#B0BEC5", "#B0BEC5", "#B0BEC5", "#B0BEC5", "#B0BEC5", "#B0BEC5", "#B0BEC5", "#B0BEC5", "#B0BEC5", "#B0BEC5", "#B0BEC5", "#B0BEC5", "#B0BEC5", "#B0BEC5", "#B0BEC5", "#B0BEC5", "red", "#B0BEC5", "#B0BEC5", "#B0BEC5", "#B0BEC5", "#B0BEC5", "#B0BEC5", "#B0BEC5", "#B0BEC5"]]}], "label": "Topic 41", "method": "update"}, {"args": [{"marker.color": [["#B0BEC5", "#B0BEC5", "#B0BEC5", "#B0BEC5", "#B0BEC5", "#B0BEC5", "#B0BEC5", "#B0BEC5", "#B0BEC5", "#B0BEC5", "#B0BEC5", "#B0BEC5", "#B0BEC5", "#B0BEC5", "#B0BEC5", "#B0BEC5", "#B0BEC5", "#B0BEC5", "#B0BEC5", "#B0BEC5", "#B0BEC5", "#B0BEC5", "#B0BEC5", "#B0BEC5", "#B0BEC5", "#B0BEC5", "#B0BEC5", "#B0BEC5", "#B0BEC5", "#B0BEC5", "#B0BEC5", "#B0BEC5", "#B0BEC5", "#B0BEC5", "#B0BEC5", "#B0BEC5", "#B0BEC5", "#B0BEC5", "#B0BEC5", "#B0BEC5", "#B0BEC5", "#B0BEC5", "red", "#B0BEC5", "#B0BEC5", "#B0BEC5", "#B0BEC5", "#B0BEC5", "#B0BEC5", "#B0BEC5"]]}], "label": "Topic 42", "method": "update"}, {"args": [{"marker.color": [["#B0BEC5", "#B0BEC5", "#B0BEC5", "#B0BEC5", "#B0BEC5", "#B0BEC5", "#B0BEC5", "#B0BEC5", "#B0BEC5", "#B0BEC5", "#B0BEC5", "#B0BEC5", "#B0BEC5", "#B0BEC5", "#B0BEC5", "#B0BEC5", "#B0BEC5", "#B0BEC5", "#B0BEC5", "#B0BEC5", "#B0BEC5", "#B0BEC5", "#B0BEC5", "#B0BEC5", "#B0BEC5", "#B0BEC5", "#B0BEC5", "#B0BEC5", "#B0BEC5", "#B0BEC5", "#B0BEC5", "#B0BEC5", "#B0BEC5", "#B0BEC5", "#B0BEC5", "#B0BEC5", "#B0BEC5", "#B0BEC5", "#B0BEC5", "#B0BEC5", "#B0BEC5", "#B0BEC5", "#B0BEC5", "red", "#B0BEC5", "#B0BEC5", "#B0BEC5", "#B0BEC5", "#B0BEC5", "#B0BEC5"]]}], "label": "Topic 43", "method": "update"}, {"args": [{"marker.color": [["#B0BEC5", "#B0BEC5", "#B0BEC5", "#B0BEC5", "#B0BEC5", "#B0BEC5", "#B0BEC5", "#B0BEC5", "#B0BEC5", "#B0BEC5", "#B0BEC5", "#B0BEC5", "#B0BEC5", "#B0BEC5", "#B0BEC5", "#B0BEC5", "#B0BEC5", "#B0BEC5", "#B0BEC5", "#B0BEC5", "#B0BEC5", "#B0BEC5", "#B0BEC5", "#B0BEC5", "#B0BEC5", "#B0BEC5", "#B0BEC5", "#B0BEC5", "#B0BEC5", "#B0BEC5", "#B0BEC5", "#B0BEC5", "#B0BEC5", "#B0BEC5", "#B0BEC5", "#B0BEC5", "#B0BEC5", "#B0BEC5", "#B0BEC5", "#B0BEC5", "#B0BEC5", "#B0BEC5", "#B0BEC5", "#B0BEC5", "red", "#B0BEC5", "#B0BEC5", "#B0BEC5", "#B0BEC5", "#B0BEC5"]]}], "label": "Topic 44", "method": "update"}, {"args": [{"marker.color": [["#B0BEC5", "#B0BEC5", "#B0BEC5", "#B0BEC5", "#B0BEC5", "#B0BEC5", "#B0BEC5", "#B0BEC5", "#B0BEC5", "#B0BEC5", "#B0BEC5", "#B0BEC5", "#B0BEC5", "#B0BEC5", "#B0BEC5", "#B0BEC5", "#B0BEC5", "#B0BEC5", "#B0BEC5", "#B0BEC5", "#B0BEC5", "#B0BEC5", "#B0BEC5", "#B0BEC5", "#B0BEC5", "#B0BEC5", "#B0BEC5", "#B0BEC5", "#B0BEC5", "#B0BEC5", "#B0BEC5", "#B0BEC5", "#B0BEC5", "#B0BEC5", "#B0BEC5", "#B0BEC5", "#B0BEC5", "#B0BEC5", "#B0BEC5", "#B0BEC5", "#B0BEC5", "#B0BEC5", "#B0BEC5", "#B0BEC5", "#B0BEC5", "red", "#B0BEC5", "#B0BEC5", "#B0BEC5", "#B0BEC5"]]}], "label": "Topic 45", "method": "update"}, {"args": [{"marker.color": [["#B0BEC5", "#B0BEC5", "#B0BEC5", "#B0BEC5", "#B0BEC5", "#B0BEC5", "#B0BEC5", "#B0BEC5", "#B0BEC5", "#B0BEC5", "#B0BEC5", "#B0BEC5", "#B0BEC5", "#B0BEC5", "#B0BEC5", "#B0BEC5", "#B0BEC5", "#B0BEC5", "#B0BEC5", "#B0BEC5", "#B0BEC5", "#B0BEC5", "#B0BEC5", "#B0BEC5", "#B0BEC5", "#B0BEC5", "#B0BEC5", "#B0BEC5", "#B0BEC5", "#B0BEC5", "#B0BEC5", "#B0BEC5", "#B0BEC5", "#B0BEC5", "#B0BEC5", "#B0BEC5", "#B0BEC5", "#B0BEC5", "#B0BEC5", "#B0BEC5", "#B0BEC5", "#B0BEC5", "#B0BEC5", "#B0BEC5", "#B0BEC5", "#B0BEC5", "red", "#B0BEC5", "#B0BEC5", "#B0BEC5"]]}], "label": "Topic 46", "method": "update"}, {"args": [{"marker.color": [["#B0BEC5", "#B0BEC5", "#B0BEC5", "#B0BEC5", "#B0BEC5", "#B0BEC5", "#B0BEC5", "#B0BEC5", "#B0BEC5", "#B0BEC5", "#B0BEC5", "#B0BEC5", "#B0BEC5", "#B0BEC5", "#B0BEC5", "#B0BEC5", "#B0BEC5", "#B0BEC5", "#B0BEC5", "#B0BEC5", "#B0BEC5", "#B0BEC5", "#B0BEC5", "#B0BEC5", "#B0BEC5", "#B0BEC5", "#B0BEC5", "#B0BEC5", "#B0BEC5", "#B0BEC5", "#B0BEC5", "#B0BEC5", "#B0BEC5", "#B0BEC5", "#B0BEC5", "#B0BEC5", "#B0BEC5", "#B0BEC5", "#B0BEC5", "#B0BEC5", "#B0BEC5", "#B0BEC5", "#B0BEC5", "#B0BEC5", "#B0BEC5", "#B0BEC5", "#B0BEC5", "red", "#B0BEC5", "#B0BEC5"]]}], "label": "Topic 47", "method": "update"}, {"args": [{"marker.color": [["#B0BEC5", "#B0BEC5", "#B0BEC5", "#B0BEC5", "#B0BEC5", "#B0BEC5", "#B0BEC5", "#B0BEC5", "#B0BEC5", "#B0BEC5", "#B0BEC5", "#B0BEC5", "#B0BEC5", "#B0BEC5", "#B0BEC5", "#B0BEC5", "#B0BEC5", "#B0BEC5", "#B0BEC5", "#B0BEC5", "#B0BEC5", "#B0BEC5", "#B0BEC5", "#B0BEC5", "#B0BEC5", "#B0BEC5", "#B0BEC5", "#B0BEC5", "#B0BEC5", "#B0BEC5", "#B0BEC5", "#B0BEC5", "#B0BEC5", "#B0BEC5", "#B0BEC5", "#B0BEC5", "#B0BEC5", "#B0BEC5", "#B0BEC5", "#B0BEC5", "#B0BEC5", "#B0BEC5", "#B0BEC5", "#B0BEC5", "#B0BEC5", "#B0BEC5", "#B0BEC5", "#B0BEC5", "red", "#B0BEC5"]]}], "label": "Topic 48", "method": "update"}, {"args": [{"marker.color": [["#B0BEC5", "#B0BEC5", "#B0BEC5", "#B0BEC5", "#B0BEC5", "#B0BEC5", "#B0BEC5", "#B0BEC5", "#B0BEC5", "#B0BEC5", "#B0BEC5", "#B0BEC5", "#B0BEC5", "#B0BEC5", "#B0BEC5", "#B0BEC5", "#B0BEC5", "#B0BEC5", "#B0BEC5", "#B0BEC5", "#B0BEC5", "#B0BEC5", "#B0BEC5", "#B0BEC5", "#B0BEC5", "#B0BEC5", "#B0BEC5", "#B0BEC5", "#B0BEC5", "#B0BEC5", "#B0BEC5", "#B0BEC5", "#B0BEC5", "#B0BEC5", "#B0BEC5", "#B0BEC5", "#B0BEC5", "#B0BEC5", "#B0BEC5", "#B0BEC5", "#B0BEC5", "#B0BEC5", "#B0BEC5", "#B0BEC5", "#B0BEC5", "#B0BEC5", "#B0BEC5", "#B0BEC5", "#B0BEC5", "red"]]}], "label": "Topic 49", "method": "update"}]}], "title": {"font": {"color": "Black", "size": 22}, "text": "<b>Intertopic Distance Map</b>", "x": 0.5, "xanchor": "center", "y": 0.95, "yanchor": "top"}, "width": 650, "xaxis": {"anchor": "y", "domain": [0, 1], "range": [-9.341, 24.24], "title": {"text": ""}, "visible": false}, "yaxis": {"anchor": "x", "domain": [0, 1], "range": [-9.413, 11.56], "title": {"text": ""}, "visible": false}}}
